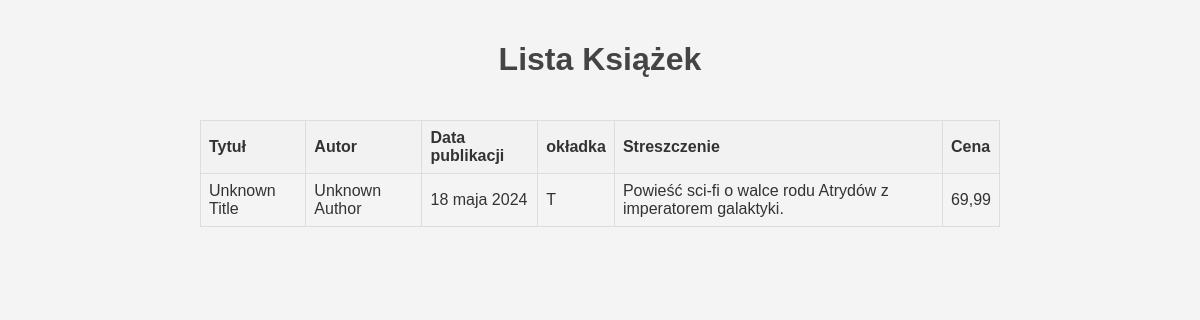
Page /books/ (signed in) on the earlier database version.
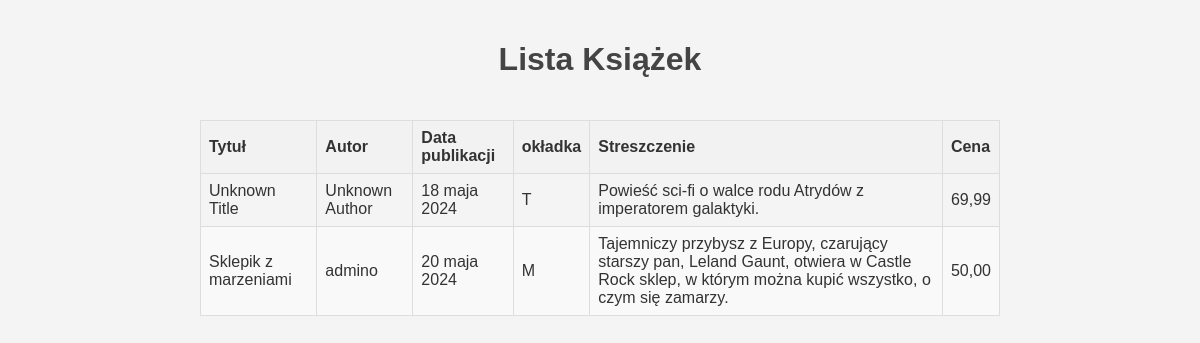
Same page on the later database version.
### BOOKS/models.py (models this page shows, shortened)
class Books(models.Model):
    LARGE = 'T'
    MEDIUM = 'P'
    SMALL = 'M'
    OKŁADKA = (
        (LARGE, 'twarda'),
        (MEDIUM, 'personalizowana'),
        (SMALL, 'miękka'),
    )
    tytuł = models.CharField(verbose_name='Tytuł', max_length=50, default='Unknown Title')
    autor = models.CharField(verbose_name='Autor', max_length=50, default='Unknown Author')
    opis = models.TextField(blank=True, help_text='Opis Książki')
    okładka = models.CharField(max_length=1, choices=OKŁADKA, default=LARGE)
    cena = models.DecimalField(max_digits=5, decimal_places=2)
    data = models.DateField('Data wydania')
    user = models.ForeignKey(User, on_delete=models.CASCADE, related_name='books')

### BOOKS/views.py (the view)
# urls.py: path('books/', views.book_list, name='book_list'),
@login_required
def book_list(request):
    books = Books.objects.filter(user=request.user)
    return render(request, 'BOOKS/book_list.html', {'books': books})

### BOOKS/templates/BOOKS/book_list.html (shortened to what this page needs)
<!DOCTYPE html>
<html lang="pl">
<head>
</head>
<body>
    <h1>Lista Książek</h1>
    <table>
        <thead>
            <tr>
                <th>Tytuł</th>
                <th>Autor</th>
                <th>Data publikacji</th>
                <th>okładka</th>
                <th>Streszczenie</th>
		<th>Cena</th>
            </tr>
        </thead>
        <tbody>
            {% for book in books %}
            <tr>
                <td>{{ book.tytuł }}</td>
                <td>{{ book.autor }}</td>
                <td>{{ book.data }}</td>
                <td>{{ book.okładka }}</td>
                <td>{{ book.opis }}</td>
		<td>{{ book.cena }}</td>
            </tr>
            {% endfor %}
        </tbody>
    </table>
</body>
</html>

### BOOKS/templates/BOOKS/book_list.html (style rules this page uses)
body { font-family: 'Arial', sans-serif; background-color: #f4f4f4; margin: 0; padding: 0; display: flex; flex-direction: column; align-items: center; padding: 20px; color: #333; }
h1 { color: #444; }
table { width: 100%; max-width: 800px; border-collapse: collapse; margin-top: 20px; }
table, th, td { border: 1px solid #ddd; }
th, td { padding: 8px; text-align: left; }
th { background-color: #f2f2f2; }
tr:nth-child(even) { background-color: #f9f9f9; }

Differences in the rows shown:
added Books: tytuł "Sklepik z marzeniami", autor "admino", data "20 maja 2024", okładka "M", opis "Tajemniczy przybysz z Europy, czarujący starszy pan, Leland Gaunt, otwiera w Castle Rock sklep, w którym można kupić wszystko, o czym się zamarzy.", cena "50,00"
